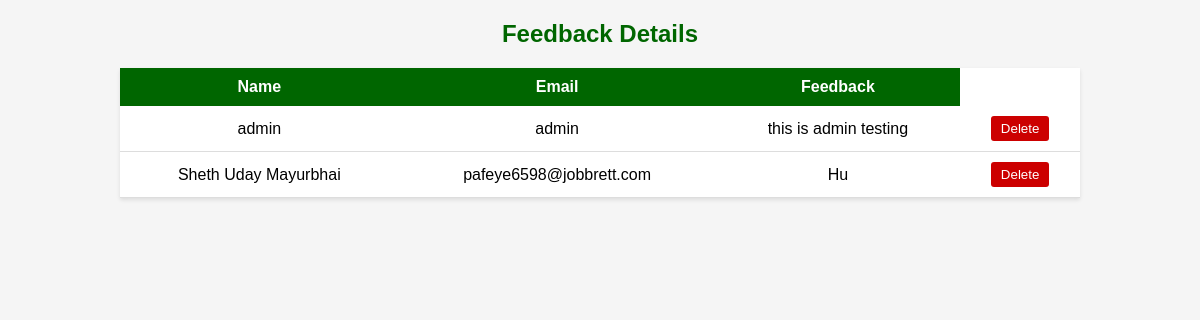
The app's page /admin/feedback.php with its own data.
### tables this page shows
CREATE TABLE `feedback` (
  `name` varchar(255) NOT NULL,
  `email` varchar(255) NOT NULL,
  `feedback` varchar(255) NOT NULL
);

### admin/feedback.php (the view, shortened to what this page needs)
<?php
$user = 'root';
$password = '';
$database = 'iv';
$servername='localhost';
$mysqli = new mysqli($servername, $user, $password, $database);
$sql = " SELECT * FROM feedback";
$result = $mysqli->query($sql);
?>
<!DOCTYPE html>
<html lang="en">
<head>
</head>
<body>
	<section>
		<h1>Feedback Details</h1>
		<table>
			<tr>
				<th>Name</th>
				<th>Email</th>
				<th>Feedback</th>
			</tr>
			<?php
				while($rows=$result->fetch_assoc())
				{
			?>
			<tr>
				<td><?php echo $rows['name'];?></td>
				<td><?php echo $rows['email'];?></td>
                <td><?php echo $rows['feedback'];?></td>
				<td>
                        <form method="post">
                            <button type="submit" name="delete">Delete</button>
                        </form>
                    </td>
			</tr>
			<?php
				}
			?>
		</table>
</body>
</html>

### admin/feedback.php (style rules this page uses)
body { font-family: Arial, sans-serif; margin: 0; padding: 0; background-color: #f5f5f5; }
h1 { text-align: center; color: #006600; font-size: 24px; margin-top: 20px; }
table { width: 80%; margin: 20px auto; border-collapse: collapse; background-color: #fff; box-shadow: 0 2px 4px rgba(0, 0, 0, 0.1); }
th, td { padding: 10px; text-align: center; }
th { background-color: #006600; color: white; }
td { border-bottom: 1px solid #ddd; }
button { background-color: #cc0000; color: white; border: none; padding: 5px 10px; border-radius: 3px; cursor: pointer; }

### records on screen
feedback: name "admin", email "admin", feedback "this is admin testing"
feedback: name "Sheth Uday Mayurbhai", email "pafeye6598@jobbrett.com", feedback "Hu"
